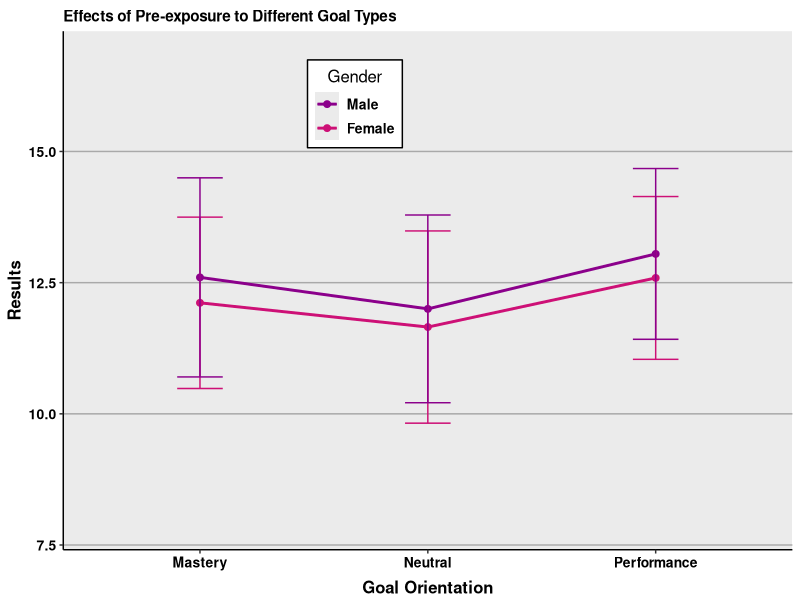
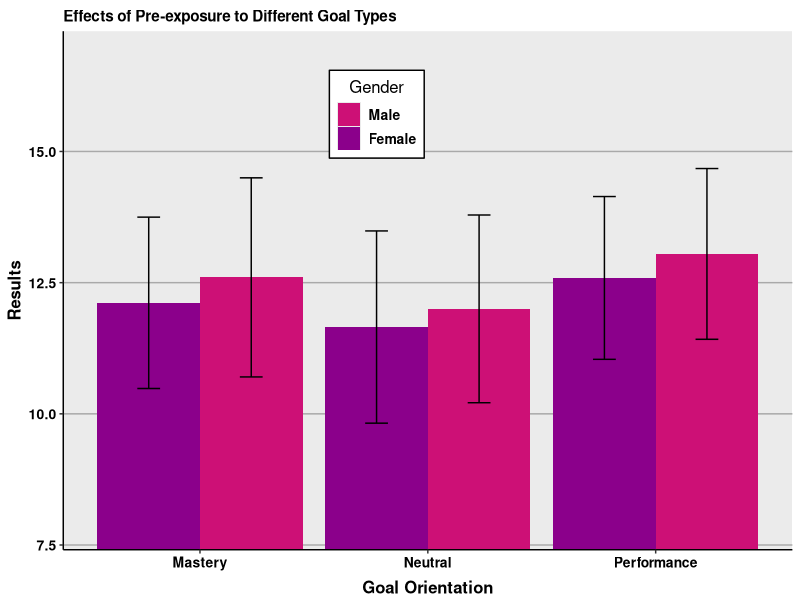

Write the R code that produced these figures, in order.
## ---- chunk 1
dat<-read.csv("Influences on Goal Orientation Data.csv")
## ---- chunk 2
str(dat)
## ---- chunk 3
dat$Gender<-as.factor(dat$Gender)
dat$Condition<-as.factor(dat$Condition)
## ---- chunk 4
summary(aov(Result~Condition*Gender, data=dat))
## ---- chunk 5
library(ggplot2)
library(gplots)
library(dplyr)
## ---- chunk 6
temp<-dat%>%group_by(Condition,Gender)%>%
  summarize(means=mean(Result),
            sems=sd(Result)/sqrt(length(n)))
## ---- chunk 7
f<-ggplot(temp, aes(x=Condition,
                    y=means,
                    group=Gender,
                    color=Gender))+
  geom_line(size=1)+
  geom_point(size=2)+
  scale_color_manual(values=c("dark magenta","deeppink3"),
                     name="Gender",
                     breaks=c("Male","Female"),
                     labels=c("Male", "Female"))+
  geom_errorbar(aes(ymax=means+sems, ymin=means-sems),width=.2)+
  ggtitle("Effects of Pre-exposure to Different Goal Types")+
  labs(x="Goal Orientation",y="Results")+
  theme(plot.title=element_text(size=11,face="bold",vjust=.5))+
  theme(axis.title.x=element_text(size=12,face="bold",vjust=-.25))+
  theme(axis.title.y=element_text(size=12,face="bold",vjust=1))+
  theme(axis.text.x=element_text(size=10,face="bold",color="black"))+
  theme(axis.text.y=element_text(size=10,face="bold",color="black"))+
  coord_cartesian(ylim=c(min(temp$means)-2*max(temp$sems),
                         max(temp$means)+2*max(temp$sems)))+
  theme(panel.border=element_blank(),axis.line=element_line())+
  theme(panel.grid.major.x=element_blank())+
  theme(panel.grid.major.y=element_line(color="darkgrey"))+
  theme(panel.grid.minor.y=element_blank())+
  theme(legend.position=c(.4,.86))+
  theme(legend.background=element_blank())+
  theme(legend.background=element_rect(color="black"))+
  theme(legend.title=element_blank())+
  theme(legend.title=element_text(size=12))+
  theme(legend.title.align=.5)+
  theme(legend.text=element_text(size=10,face="bold"))
f

f<-ggplot(temp, aes(x=Condition,
                    y=means,
                    fill=Gender))+
  geom_bar(stat="identity",position=position_dodge())+
  scale_fill_manual(values=c("deeppink3","dark magenta"),
                     name="Gender",
                     breaks=c("Male", "Female"),
                     labels=c("Male", "Female"))+
  geom_errorbar(aes(ymax=means+sems,
                    ymin=means-sems),
                width=.2,
                position=position_dodge(.9))+
  ggtitle("Effects of Pre-exposure to Different Goal Types")+
  labs(x="Goal Orientation",y="Results")+
  theme(plot.title=element_text(size=11,face="bold",vjust=.5))+
  theme(axis.title.x=element_text(size=12,face="bold",vjust=-.25))+
  theme(axis.title.y=element_text(size=12,face="bold",vjust=1))+
  theme(axis.text.x=element_text(size=10,face="bold",color="black"))+
  theme(axis.text.y=element_text(size=10,face="bold",color="black"))+
  coord_cartesian(ylim=c(min(temp$means)-2*max(temp$sems),
                         max(temp$means)+2*max(temp$sems)))+
  theme(panel.border=element_blank(),axis.line=element_line())+
  theme(panel.grid.major.x=element_blank())+
  theme(panel.grid.major.y=element_line(color="darkgrey"))+
  theme(panel.grid.minor.y=element_blank())+
  theme(legend.position=c(.43,.84))+
  theme(legend.background=element_blank())+
  theme(legend.background=element_rect(color="black"))+
  theme(legend.title=element_blank())+
  theme(legend.title=element_text(size=12))+
  theme(legend.title.align=.5)+
  theme(legend.text=element_text(size=10,face="bold"))
f
